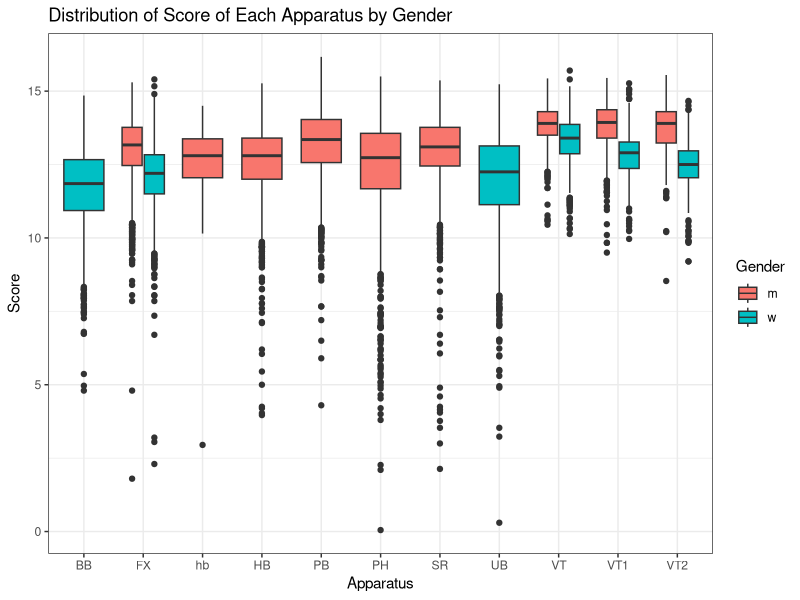

Write R code to recreate this figure.
## ---- chunk 1
knitr::opts_chunk$set(echo = TRUE)
library(ggplot2)
## ---- chunk 2
gym_data = read.csv("data_2022_2023.csv")
head(gym_data)
## ---- chunk 3
#Looking at distribution of score across different events
ggplot(data = gym_data, mapping = aes(x = Apparatus, y = Score, fill = Gender)) + 
  geom_boxplot() + theme_bw() + labs(title = "Distribution of Score of Each Apparatus by Gender")

#Initial issue is that some rows have a lower score hb that is making it seem like there are two categories of high bar
